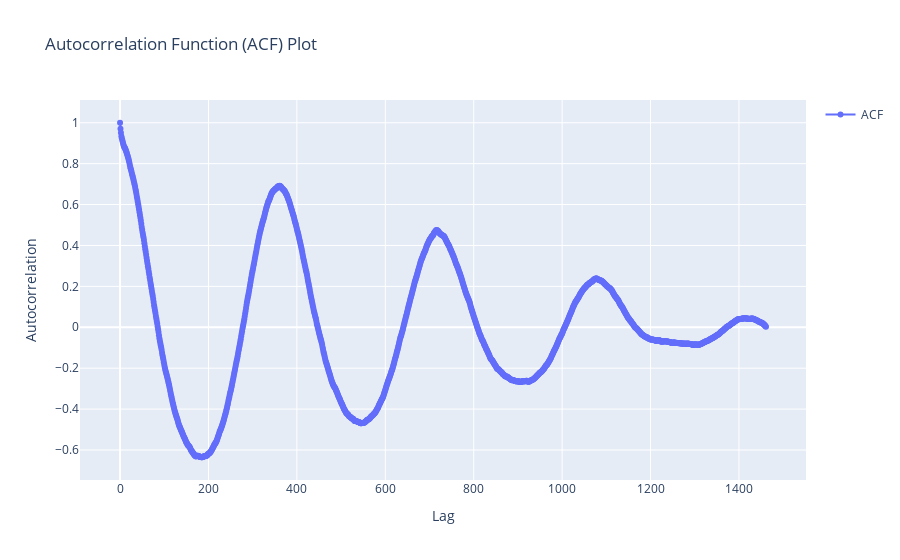

Notebook code cell kept with this figure:
### Code cell
analysis.acf_plot(train_data, "meantemp", 3000)

### Figure 1 — Plotly figure (JSON) as saved in the notebook; plotly's stock layout.template omitted (floating-point values rounded to 4 significant figures; data arrays with more than 128 entries replaced by an {"elided": "..."} marker saying what was removed)
{"data": [{"mode": "lines+markers", "name": "ACF", "type": "scatter", "x": {"elided": "3001 int values"}, "y": {"elided": "1462 float values"}}], "layout": {"showlegend": true, "title": {"text": "Autocorrelation Function (ACF) Plot"}, "xaxis": {"title": {"text": "Lag"}}, "yaxis": {"title": {"text": "Autocorrelation"}}}}
